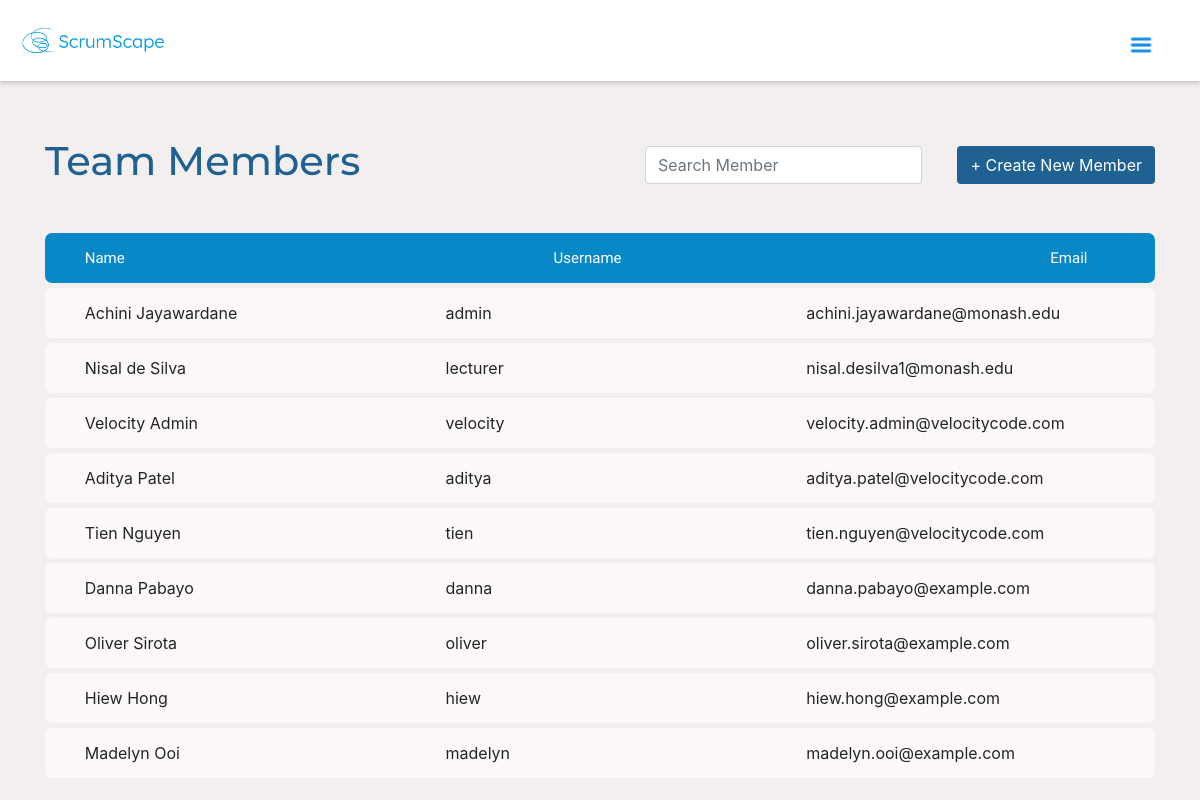
/user/index.php (signed in), run on the app's committed database.
### tables this page shows
CREATE TABLE `user` (
  `user_id` int(11) NOT NULL,
  `user_email` varchar(255) NOT NULL,
  `user_name` varchar(64) NOT NULL,
  `user_password` varchar(255) NOT NULL,
  `user_fname` varchar(50) DEFAULT NULL,
  `user_lname` varchar(50) DEFAULT NULL,
  `admin` tinyint(1) NOT NULL
);

### database/connection.php (called while the page is built, shortened)
<?php
$db_hostname = "localhost";
$db_username = "fit2101_project";
$db_password = "fit2101";
$db_name = "fit2101_project";

### database/dao.php (called while the page is built, shortened)
<?php
require_once("connection.php");
class dao
{
    private $_db_handle;
    private function connectDatabase() {
        try {
            global $db_hostname, $db_username, $db_password, $db_name;
            $dsn = "mysql:host=$db_hostname;dbname=$db_name";
            $this->_db_handle = new PDO($dsn, $db_username, $db_password);
        } catch (PDOException $e) {
            $this->_error = $e->getMessage();
        }
    }
    public function getAllUsers() {
        try {
            $this->_query = "SELECT * FROM user";
            $this->_stmt = $this->_db_handle->prepare($this->_query);
            $this->_stmt->execute();
            return $this->_stmt->fetchAll(PDO::FETCH_OBJ);
        } catch (Exception $e) {
            $this->_error = $e->getMessage();
            return null;
        }
    }
}

### user/index.php (the view, shortened to what this page needs)
<?php
require_once('../database/dao.php');
$dao = new DAO();
$members = $dao->getAllUsers();
?>
<!DOCTYPE html>
<html lang="en">
<head>
    <link rel="stylesheet" href="https://cdn.jsdelivr.net/npm/bootstrap@4.3.1/dist/css/bootstrap.min.css"
>
</head>
<body>
<?php
require_once("../dashboard/navbar.php");
?>
<div class="container">
    <div class="header-search">
        <h1>Team Members</h1>
        <input class="form-control search-bar col-sm-3" id="memberSearchInput" type="text" placeholder="Search Member" onkeyup="searchMembers()">
        <a href="add_new_member.php"> <button type="button" class="btn custom-btn">+ Create New Member</button></a>
    </div>
    <table class="table">
        <thead>
        <tr class="table-header">
            <th class="d-flex align-items-center " style="border: none">
                <div class="heading">
                    <h4 class="mb-0">Name</h4>
                </div>
            </th>
            <th class="d-flex align-items-center " style="border: none">
                <div class="heading">
                    <h4 class="mb-0">Username</h4>
                </div>
            </th>
            <th class="d-flex align-items-center " style="border: none">
                <div class="heading">
                    <h4 class="mb-0">Email</h4>
                </div>
            </th>
        </tr>
        </thead>
        <tbody>
        <?php foreach ($members as $member): ?>
            <tr class="custom-row">
                <td class="d-flex align-items-center table-cell" style="border: none;">
                    <div class="user-name">
                        <?= htmlspecialchars($member->user_fname . " " . $member->user_lname); ?>
                    </div>
                </td>
                <td class="d-flex align-items-center table-cell" style="border: none;">
                    <div class="user-name">
                        <?= htmlspecialchars($member->user_name); ?>
                    </div>
                </td>
                <td class="d-flex align-items-center table-cell" style="border: none;">
                    <div class="user-email">
                        <?= htmlspecialchars($member->user_email); ?>
                    </div>
                </td>
            </tr>
        <?php endforeach; ?>
        </tbody>
    </table>
</div>
</body>
</html>

### dashboard/navbar.php (shortened to what this page needs)
<?php
require_once('../database/dao.php');
?>
<!DOCTYPE html>
<html lang="en">
<head>
    <link rel="stylesheet" href="https://cdn.jsdelivr.net/npm/bootstrap@4.0.0/dist/css/bootstrap.min.css">
</head>
<body>
<nav class="navbar navbar-light bg-white drop-shadow d-flex justify-content-between align-items-center">
    <a class="navbar-brand" href="/dashboard">
        <img src="../assets/logo.png" style="width: 150px;" class="d-inline-block align-top" alt="logo">
    </a>
    <div style="border: none" id="hamburger-btn" class="navbar-toggler mt-2 mr-3" onclick="openNav()">
        <img src="../assets/ham.png" alt="Menu" class="img-fluid navbar-toggle">
    </div>
</nav>
</body>
</html>

### user/index.php (style rules this page uses)
body { background-color: #F5F5F5; }
.header-search { display: flex; align-items: center; gap:10px; padding-top: 5%; }
.header-search h1 { font-family: "Montserrat"; color: #1F6190; width: 60%; }
.search-bar { border-radius: 25px; background-color: #E8E8E8; border: 0px; margin-right: 25px; }
.custom-btn { background-color:#1F6190; color:white; }
.table { margin-bottom: 150px; }
.table-header { background-color: #0888C7; margin-top: 40px; border-radius: 7px; display: flex; justify-content: space-between; align-items: center; height: 50px; padding-right: 5%; padding-left: 2.5%; }
.table-header h4 { font-family: "Lexend"; font-size:15px; color: white; }
.custom-row { background-color: #FDF8F8; border-radius: 7px; display: flex; justify-content: space-between; align-items: center; height: 50px; padding-left: 2.5%; margin-top: 5px; }
.custom-row td:first-child { border-top-left-radius: 7px; border-bottom-left-radius: 7px; }
.custom-row td:last-child { border-top-right-radius: 7px; border-bottom-right-radius: 7px; }
.table-cell { flex: 1; }

### dashboard/navbar.php (style rules this page uses)
body { background-color: #F3EFEF; }
.drop-shadow { box-shadow: 0 2px 5px rgba(0, 0, 0, 0.2); }
.navbar-toggler img { width: 30px; height: 30px; }
img { border: none; outline: none; }

### data on the page
user: user_fname+user_lname "Achini Jayawardane", user_name "admin", user_email "achini.jayawardane@monash.edu"
user: user_fname+user_lname "Nisal de Silva", user_name "lecturer", user_email "nisal.desilva1@monash.edu"
user: user_fname+user_lname "Velocity Admin", user_name "velocity", user_email "velocity.admin@velocitycode.com"
user: user_fname+user_lname "Aditya Patel", user_name "aditya", user_email "aditya.patel@velocitycode.com"
user: user_fname+user_lname "Tien Nguyen", user_name "tien", user_email "tien.nguyen@velocitycode.com"
user: user_fname+user_lname "Danna Pabayo", user_name "danna", user_email "danna.pabayo@example.com"
user: user_fname+user_lname "Oliver Sirota", user_name "oliver", user_email "oliver.sirota@example.com"
user: user_fname+user_lname "Hiew Hong", user_name "hiew", user_email "hiew.hong@example.com"
user: user_fname+user_lname "Madelyn Ooi", user_name "madelyn", user_email "madelyn.ooi@example.com"
